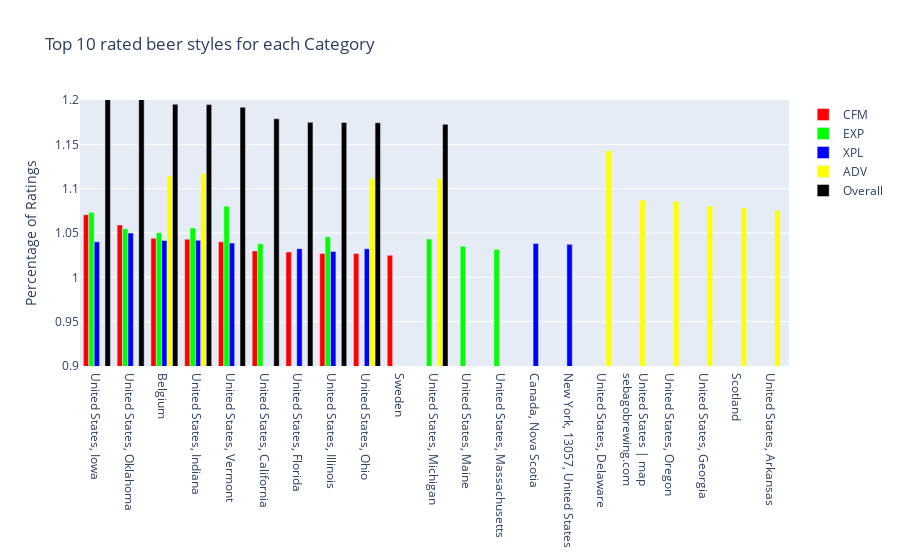

The notebook cell saved with this chart:
### Code cell
fig = go.Figure()


fig.add_trace(go.Bar(
    y=cfm_ratings_by_location.values,
    x=cfm_ratings_by_location.index,
    name="CFM",
    orientation='v',
    marker_color='#FF0000'
))
fig.add_trace(go.Bar(
    y=exp_ratings_by_location.values,
    x=exp_ratings_by_location.index,
    name="EXP",
    orientation='v',
    marker_color='#00FF00'
))
fig.add_trace(go.Bar( 
    y=xpl_ratings_by_location.values,
    x=xpl_ratings_by_location.index,
    name="XPL",
    orientation='v',
    marker_color='#0000FF'
))
fig.add_trace(go.Bar(
    y=adv_ratings_by_location.values,
    x=adv_ratings_by_location.index,
    name="ADV",
    orientation='v',
    marker_color='#FFFF00'
))
fig.add_trace(go.Bar(
    y=overall_ratings_by_location["rating"].values,
    x=overall_ratings_by_location.index,
    name="Overall",
    orientation='v',
    marker_color='#000000'
))


fig.update_yaxes(range=[0.9, 1.2])

# set the x-axis to be the style names
fig.update_layout(xaxis={'categoryorder':'array', 'categoryarray':cfm_ratings_by_location.index})

# set the y-axis to be the percentage of ratings
fig.update_layout(yaxis_title="Percentage of Ratings")

# set the title
fig.update_layout(title_text="Top 10 rated beer styles for each Category")

fig.update_layout(barmode='group')
fig.show()

### Figure 1 — Plotly figure (JSON) as saved in the notebook; plotly's stock layout.template omitted (floating-point values rounded to 4 significant figures)
{"data": [{"marker": {"color": "#FF0000"}, "name": "CFM", "orientation": "v", "type": "bar", "x": ["United States, Iowa", "United States, Oklahoma", "Belgium", "United States, Indiana", "United States, Vermont", "United States, California", "United States, Florida", "United States, Illinois", "United States, Ohio", "Sweden"], "y": [1.071, 1.059, 1.044, 1.043, 1.04, 1.03, 1.029, 1.027, 1.027, 1.025]}, {"marker": {"color": "#00FF00"}, "name": "EXP", "orientation": "v", "type": "bar", "x": ["United States, Vermont", "United States, Iowa", "United States, Indiana", "United States, Oklahoma", "Belgium", "United States, Illinois", "United States, Michigan", "United States, California", "United States, Maine", "United States, Massachusetts"], "y": [1.08, 1.073, 1.056, 1.055, 1.05, 1.046, 1.043, 1.038, 1.035, 1.032]}, {"marker": {"color": "#0000FF"}, "name": "XPL", "orientation": "v", "type": "bar", "x": ["United States, Oklahoma", "United States, Indiana", "Belgium", "United States, Iowa", "United States, Vermont", "Canada, Nova Scotia", "New York</a>, 13057, <a href=\"/place/directory/9/US/\">United States", "United States, Florida", "United States, Ohio", "United States, Illinois"], "y": [1.05, 1.042, 1.042, 1.04, 1.039, 1.038, 1.037, 1.032, 1.032, 1.029]}, {"marker": {"color": "#FFFF00"}, "name": "ADV", "orientation": "v", "type": "bar", "x": ["United States, Delaware", "United States, Indiana", "Belgium", "United States, Ohio", "United States, Michigan", "United States</a> | <a href=\"http://maps.google.com/maps?oi=map&q=%2C+US\" target=\"_blank\">map</a><br><a href=\"http://sebagobrewing.com\" target=\"_blank\">sebagobrewing.com", "United States, Oregon", "United States, Georgia", "Scotland", "United States, Arkansas"], "y": [1.143, 1.117, 1.114, 1.111, 1.111, 1.087, 1.086, 1.08, 1.078, 1.075]}, {"marker": {"color": "#000000"}, "name": "Overall", "orientation": "v", "type": "bar", "x": ["United States, Iowa", "United States, Oklahoma", "Belgium", "United States, Indiana", "United States, Vermont", "United States, California", "United States, Florida", "United States, Illinois", "United States, Ohio", "United States, Michigan"], "y": [1.221, 1.205, 1.195, 1.195, 1.192, 1.179, 1.175, 1.175, 1.174, 1.173]}], "layout": {"barmode": "group", "title": {"text": "Top 10 rated beer styles for each Category"}, "xaxis": {"categoryarray": ["United States, Iowa", "United States, Oklahoma", "Belgium", "United States, Indiana", "United States, Vermont", "United States, California", "United States, Florida", "United States, Illinois", "United States, Ohio", "Sweden"], "categoryorder": "array"}, "yaxis": {"range": [0.9, 1.2], "title": {"text": "Percentage of Ratings"}}}}
